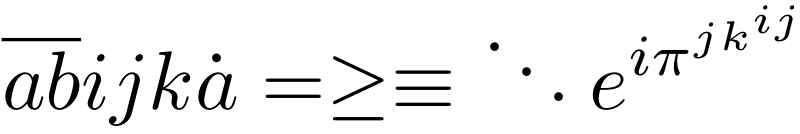
#> input picture tests/in1.png, 800 x 134 px; its folder holds only this picture in this run
$ python -i mc-backup.py   (imports and definitions only)
#> lines starting #> are read from the running program, lines starting #| are printed output that depends on the picture; after the words box and inside, x2 and y2 are one past the last pixel; in counts of white or black regions, pixels touching at a corner belong together
#> further down, picture is the input picture: PIL image 800x134 RGB; min 0, max 255, mean 240.4
import numpy as np
import cv2
import math
from PIL import Image
from scipy.ndimage import label, center_of_mass

def level_cluster_centroids(centroids, threshold, wx=1.0, wy=1.0):
    """
    一般 cluster： BFS + weighted distance。
    回傳一層 cluster 結果。
    """
    n = len(centroids)
    visited = [False] * n
    clusters = []

    for i in range(n):
        if visited[i]:
            continue

        queue = [i]
        visited[i] = True
        cluster = [i]

        while queue:
            cur = queue.pop()
            cx, cy = centroids[cur]

            for j in range(n):
                if visited[j]:
                    continue

                x, y = centroids[j]

                dx = (cx - x) * wx
                dy = (cy - y) * wy
                dist2 = dx*dx + dy*dy

                if dist2 <= threshold * threshold:
                    visited[j] = True
                    queue.append(j)
                    cluster.append(j)

        clusters.append(cluster)

    return clusters

def check_too_tight(points, tighten_ratio):
    # compute bounding diag
    xs = [p[0] for p in points]
    ys = [p[1] for p in points]
    dx = max(xs) - min(xs)
    dy = max(ys) - min(ys)
    diag = math.hypot(dx, dy)
    return diag < tighten_ratio

def hierarchical_cluster(
    centroids,
    base_threshold,
    wx=1.0,
    wy=1.0,
    refine_min_size=4,
    refine_ratio=0.5,
    tighten_ratio=0.1,
):
    """
    分層式 clustering (遞迴版):
    1. 第一層用 base_threshold
    2. 若 cluster 點數 ≥ refine_min_size → refine
    3. 若 cluster 內有離群點（最近距離 > diagonal*diag_ratio）→ refine
    4. recurse
    """

    def recurse(cluster_indices, threshold):
        """
        cluster_indices: global indices list
        threshold: current threshold
        """
        pts = [centroids[i] for i in cluster_indices]

        # 第一次 clustering
        sub_clusters = level_cluster_centroids(pts, threshold, wx, wy)

        # sub_clusters 若等於整體 1 cluster，代表已經不能分了
        if len(sub_clusters) == 1:
            sub = sub_clusters[0]
            return [ [cluster_indices[i] for i in sub] ]

        results = []

        for sub in sub_clusters:
            global_sub = [cluster_indices[i] for i in sub]
            pts_sub = [centroids[i] for i in global_sub]

            # === 檢查是否要 refine ===

            # 1. 根據 cluster size
            size_trigger = len(global_sub) >= refine_min_size

            # 2. 若所有點非常靠近 → 強制不 refine
            if tighten_ratio > 0:
                too_tight = check_too_tight(pts_sub, tighten_ratio)
            else:
                too_tight = False

            # 不 refine → 收下
            if not size_trigger or too_tight:
                results.append(global_sub)
            else:
                # refine → 進入下一層遞迴
                new_thr = threshold * refine_ratio
                results.extend(recurse(global_sub, new_thr))

        return results

    # 初始叫一次
    return recurse(list(range(len(centroids))), base_threshold)

def level_mark_components_and_clusters_pil(
    input_image: Image.Image,
    wx=1.0,
    wy=1.0,
    refine_min_size=4,
    refine_ratio=0.5
):
    """
    input_image: PIL Image
    output: PIL Image
    threshold: 自動由黑色高度決定（高度 125px -> threshold = 50）
    """
#> called with wx = 1, wy = 1, refine_min_size = 4, refine_ratio = 0.5

    # --- Convert PIL → numpy array ---
    img = np.array(input_image.convert("L"))

    # 黑色前景
    binary = (img <= 127).astype(np.uint8)
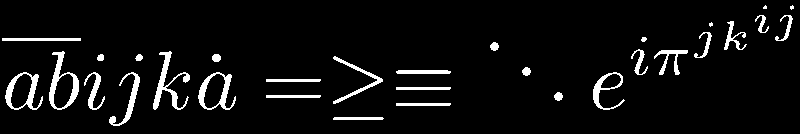
#> binary: shape (134, 800); values 0 (black) and 1 (white), 5.6% white; 31 white regions (3 under 20 px), largest, box (x1, y1, x2, y2) and area: (153, 51, 190, 110) 584, (49, 51, 79, 110) 561, (5, 72, 43, 110) 471

    # 找黑色塊的垂直範圍（決定 threshold）
    rows = np.any(binary == 1, axis=1)
    ys = np.where(rows)[0]
#> ys = 116 values from 5 to 125

    if len(ys) == 0:
        black_height = 0
    else:
        black_height = ys.max() - ys.min() + 1
#> black_height = 121
    # print(black_height)

    # 你的比例：125px -> 50 threshold
    # threshold = black_height * (50 / 125) = 0.4 * black_height
    threshold = black_height * 0.4
#> threshold = 48.4

    # --- connected components ---
    structure = np.ones((3,3), dtype=int)
    labeled, num = label(binary, structure=structure)
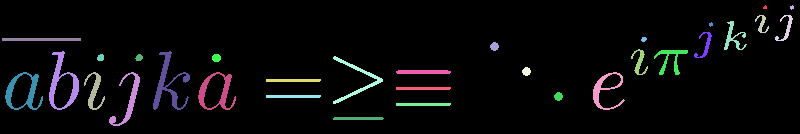
#> labeled: shape (134, 800) int32; 32 distinct labels, from 0 to 31; one colour per label, 0 black
#> num = 31

    # OpenCV RGB image
    out = cv2.cvtColor(img, cv2.COLOR_GRAY2BGR)

    centroids = []
    bboxes = []

    # --- compute centroids & bounding boxes ---
    for i in range(1, num + 1):
        cy, cx = center_of_mass(binary, labels=labeled, index=i)
        cx, cy = int(cx), int(cy)
        centroids.append((cx, cy))

        ys, xs = np.where(labeled == i)
        x1, y1 = xs.min(), ys.min()
        x2, y2 = xs.max(), ys.max()
        bboxes.append((x1, y1, x2, y2))

        cv2.circle(out, (cx, cy), 3, (0, 0, 255), -1)
#> this loop made 31 passes
#> (cy, cx, x1, y1, x2, y2) on passes 3, 4, 5, 7, 8, 9, 10, 11, 12, 13, 14, 15: (23, 761, 755, 15, 768, 32), (27, 785, 775, 15, 792, 40), (36, 733, 724, 21, 746, 49), (44, 704, 694, 32, 711, 57), (38, 643, 641, 37, 646, 41), (39, 41, 2, 38, 80, 40), (46, 494, 490, 42, 498, 50), (61, 639, 631, 49, 647, 74), (59, 670, 654, 50, 687, 74), (82, 62, 49, 51, 78, 109), (83, 168, 153, 51, 189, 109), (57, 100, 97, 54, 103, 60)
#> (cy, cx, ys, x1, y1, x2, y2) on passes 2, 6: (7, 791, [5, 6, 6, 6, 6, 7, 7, 7, 7, 8, 8, 8, 8, 9], 790, 5, 793, 9), (24, 710, [22, 23, 23, 23, 23, 24, 24, 24, 24, 25, 25, 25, 25, 26], 709, 22, 712, 26)
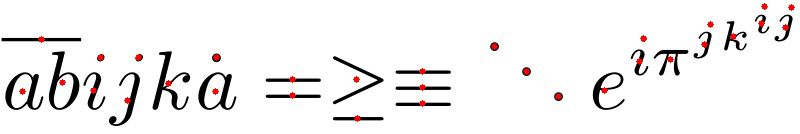
#> out: shape (134, 800, 3); 0.84% of pixels changed, all inside (x1, y1, x2, y2) = (19, 3, 795, 122)
#> after the loop, bboxes = 31 items, first 6: (763, 5, 766, 8), (790, 5, 793, 9), (755, 15, 768, 32), (775, 15, 792, 40), (724, 21, 746, 49), (709, 22, 712, 26); centroids = 31 pairs, first value 22 to 791, second value 6 to 118

    # --- cluster centroids ---
    clusters = hierarchical_cluster(centroids, threshold, wx, wy, refine_min_size, refine_ratio)
#> in recurse, `pts = [centroids[i] for i in cluster_indices]`: pts has the same summary as centroids in level_mark_components_and_clusters_pil
#> in level_cluster_centroids, `n = len(centroids)`: n = 31
#> in level_cluster_centroids, `visited = [False] * n`: visited = 31 items, first 6: False, False, False, False, False, False
#> after the loop in level_cluster_centroids, `for i in range(n):`: clusters = [[0, 1, 2, 3, 4, 5, 6, 11, 7, 10, 24, 27, 18, 9], [8, 12, 14, 20, 21, 22, 13, 15, 23, 16], [17, 30], [19, 26, 29], [25, 28]]; visited = 31 items, first 6: True, True, True, True, True, True
#> in recurse, `sub_clusters = level_cluster_centroids(pts, threshold, wx, wy)`: sub_clusters has the same summary as clusters in level_cluster_centroids
#> the loop in recurse, `for sub in sub_clusters:` made 5 passes
#> (global_sub, too_tight, new_thr) on pass 1: ([9], True, 24.2)
#> (global_sub, too_tight) on pass 2: ([16], True)
#> after the loop in recurse, `for sub in sub_clusters:`: results = [[0, 2], [1, 3], [4], [5, 6], [11], [7, 10], [24], [27], [18], [9], [8], [12], [14], [20], [21], [22], [13], [15], [23], [16], [17, 30], [19, 26, 29], [25, 28]]
#> clusters has the same summary as results in recurse

    boxes = []
    # --- draw cluster boxes ---
    for cluster in clusters:
        xs, ys = [], []
        for idx in cluster:
            x1, y1, x2, y2 = bboxes[idx]
            xs.extend([x1, x2])
            ys.extend([y1, y2])

        X1, Y1 = min(xs), min(ys)
        X2, Y2 = max(xs), max(ys)
        boxes.append((Y1, X1, Y2-Y1+1, X2-X1+1))

        cv2.rectangle(out, (X1, Y1), (X2, Y2), (0, 255, 0), 2)
#> this loop made 23 passes
#> (cluster, X1, Y1, X2, Y2) on passes 1 to 12: ([0, 2], 755, 5, 768, 32), ([1, 3], 775, 5, 793, 40), ([4], 724, 21, 746, 49), ([5, 6], 694, 22, 712, 57), ([11], 654, 50, 687, 74), ([7, 10], 631, 37, 647, 74), ([24], 593, 72, 624, 109), ([27], 554, 92, 562, 100), ([18], 522, 67, 530, 75), ([9], 490, 42, 498, 50), ([8], 2, 38, 80, 40), ([12], 49, 51, 78, 109)
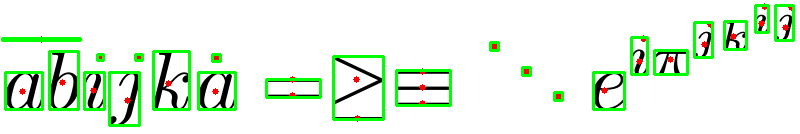
#> out: shape (134, 800, 3); 7.04% of pixels changed, all inside (x1, y1, x2, y2) = (1, 4, 795, 127)
#> after the loop, boxes = 23 items, first 6: (5, 755, 28, 14), (5, 775, 36, 19), (21, 724, 29, 23), (22, 694, 36, 19), (50, 654, 25, 34), (37, 631, 38, 17)

    # --- Convert numpy → PIL image ---
    output_pil = Image.fromarray(out)

    return output_pil, centroids, clusters, boxes, black_height

>>> from PIL import Image
>>> picture = Image.open('in1.png')
>>> result = level_mark_components_and_clusters_pil(picture)
#> result = 5 items

$ run again, on tests/in2.png
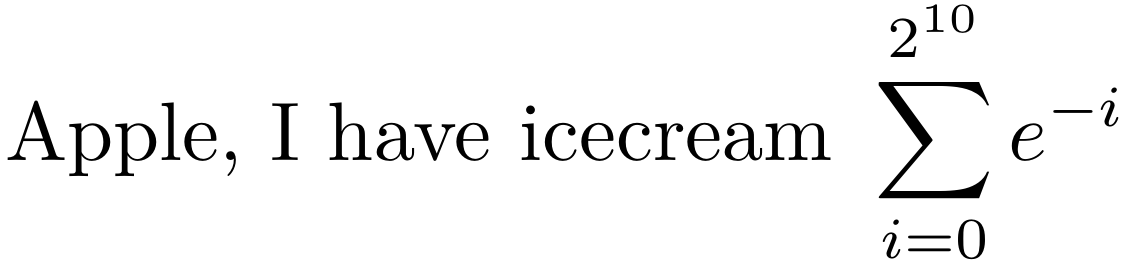
#> input picture tests/in2.png, 1125 x 267 px
#> picture is the input picture: PIL image 1125x267 RGB; min 0, max 255, mean 243.7
#> in level_mark_components_and_clusters_pil, `binary = (img <= 127).astype(np.uint8)`:
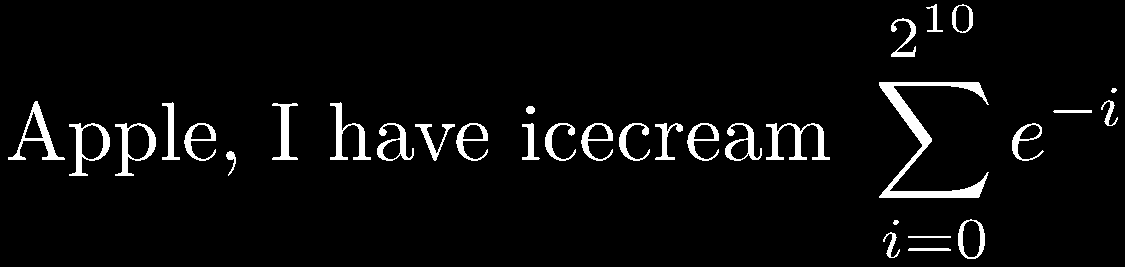
#> binary: shape (267, 1125); values 0 (black) and 1 (white), 4.5% white; 33 white regions, largest, box (x1, y1, x2, y2) and area: (879, 82, 989, 198) 2521, (766, 123, 830, 160) 830, (8, 101, 65, 160) 739
#> in level_mark_components_and_clusters_pil, `ys = np.where(rows)[0]`: ys = 209 values from 4 to 258
#> black_height = 255
#> threshold = 102
#> labeled: shape (267, 1125) int32; 34 distinct labels, from 0 to 33
#> num = 33
#> the loop in level_mark_components_and_clusters_pil, `for i in range(1, num + 1):` made 33 passes
#> (cy, cx, x1, y1, x2, y2) on passes 1 to 8: (19, 934, 926, 4, 942, 31), (18, 962, 952, 4, 972, 32), (39, 904, 891, 18, 915, 56), (140, 925, 879, 82, 988, 197), (89, 1113, 1111, 88, 1116, 92), (112, 1109, 1101, 100, 1117, 125), (136, 37, 8, 101, 64, 159), (132, 170, 162, 102, 179, 159)
#> after the loop in level_mark_components_and_clusters_pil, `for i in range(1, num + 1):`: bboxes = 33 items, first 6: (926, 4, 942, 31), (952, 4, 972, 32), (891, 18, 915, 56), (879, 82, 988, 197), (1111, 88, 1116, 92), (1101, 100, 1117, 125); centroids = 33 pairs, first value 37 to 1113, second value 18 to 249
#> pts has the same summary as centroids in level_mark_components_and_clusters_pil
#> n = 33
#> in level_cluster_centroids, `visited = [False] * n`: visited = 33 items, first 6: False, False, False, False, False, False
#> after the loop in level_cluster_centroids, `for i in range(n):`: clusters = [[0, 1, 2], [3, 25, 29, 31, 28, 30, 32, 5, 11, 4], [6, 12, 13, 7, 14, 27, 9, 8, 15, 26, 10, 16, 17, 18, 19, 20, 21, 22, 23, 24]]; visited = 33 items, first 6: True, True, True, True, True, True
#> sub_clusters has the same summary as clusters in level_cluster_centroids
#> the loop in recurse, `for sub in sub_clusters:` made 3 passes
#> (too_tight, new_thr) on pass 2: (False, 25.5)
#> after the loop in recurse, `for sub in sub_clusters:`: results = 27 items, first 6: [0, 1, 2], [3], [25], [29, 30], [31, 32], [28]
#> in level_mark_components_and_clusters_pil, `clusters = hierarchical_cluster(centroids, threshold, wx, wy, refine_m..`: clusters has the same summary as results in recurse
#> the loop in level_mark_components_and_clusters_pil, `for cluster in clusters:` made 27 passes
#> (cluster, X1, Y1, X2, Y2) on passes 1 to 8: ([0, 1, 2], 891, 4, 972, 56), ([3], 879, 82, 988, 197), ([25], 1012, 123, 1043, 160), ([29, 30], 883, 220, 899, 257), ([31, 32], 908, 236, 950, 250), ([28], 958, 219, 984, 258), ([5, 11, 4], 1053, 88, 1117, 125), ([6], 8, 101, 64, 159)
#> after the loop in level_mark_components_and_clusters_pil, `for cluster in clusters:`:
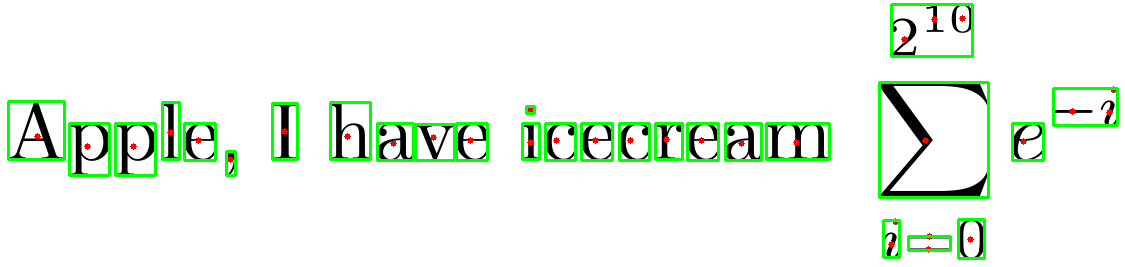
#> out: shape (267, 1125, 3); mean B, G, R 234.8, 245.5, 235.5

$ run again, on tests/int.png
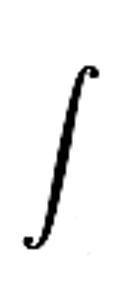
#> input picture tests/int.png, 132 x 294 px
#> picture is the input picture: PIL image 132x294 RGBA; mean R, G, B, A 242.1, 242.1, 242.1, 255
#> in level_mark_components_and_clusters_pil, `binary = (img <= 127).astype(np.uint8)`:
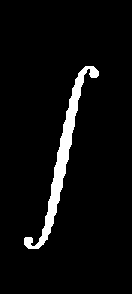
#> binary: shape (294, 132); values 0 (black) and 1 (white), 5% white; 1 white region, box (x1, y1, x2, y2) and area: (24, 66, 99, 249) 1941
#> ys = 183 values from 66 to 248
#> black_height = 183
#> threshold = 73.2
#> num = 1
#> the loop in level_mark_components_and_clusters_pil, `for i in range(1, num + 1):` made 1 pass
#> (cy, cx, x1, y1, x2, y2) on pass 1: (157, 61, 24, 66, 98, 248)
#> after the loop in level_mark_components_and_clusters_pil, `for i in range(1, num + 1):`: bboxes = [(24, 66, 98, 248)]; centroids = [(61, 157)]
#> sub_clusters = [[0]]
#> sub = [0]
#> clusters = [[0]]
#> the loop in level_mark_components_and_clusters_pil, `for cluster in clusters:` made 1 pass
#> (cluster, X1, Y1, X2, Y2) on pass 1: ([0], 24, 66, 98, 248)
#> after the loop in level_mark_components_and_clusters_pil, `for cluster in clusters:`:
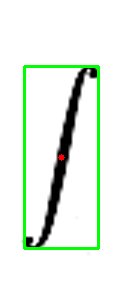
#> out: shape (294, 132, 3); mean B, G, R 232.6, 242.6, 232.8
#> after the loop in level_mark_components_and_clusters_pil, `for cluster in clusters:`: boxes = [(66, 24, 183, 75)]
#> result = 5 items
